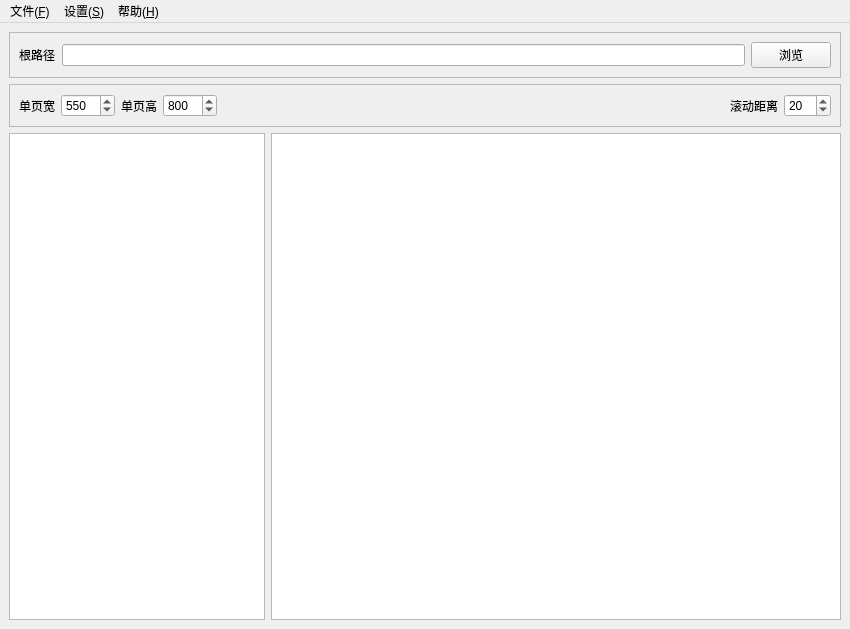
<?xml version="1.0" encoding="UTF-8"?>
<ui version="4.0">
 <class>MainWindow</class>
 <widget class="QMainWindow" name="MainWindow">
  <property name="geometry">
   <rect>
    <x>0</x>
    <y>0</y>
    <width>850</width>
    <height>629</height>
   </rect>
  </property>
  <property name="windowTitle">
   <string>MainWindow</string>
  </property>
  <widget class="QWidget" name="centralwidget">
   <layout class="QVBoxLayout" name="verticalLayout">
    <item>
     <widget class="QFrame" name="frameRootPath">
      <property name="sizePolicy">
       <sizepolicy hsizetype="Preferred" vsizetype="Preferred">
        <horstretch>0</horstretch>
        <verstretch>0</verstretch>
       </sizepolicy>
      </property>
      <property name="minimumSize">
       <size>
        <width>0</width>
        <height>0</height>
       </size>
      </property>
      <property name="maximumSize">
       <size>
        <width>16777215</width>
        <height>16777215</height>
       </size>
      </property>
      <property name="frameShape">
       <enum>QFrame::StyledPanel</enum>
      </property>
      <property name="frameShadow">
       <enum>QFrame::Raised</enum>
      </property>
      <layout class="QHBoxLayout" name="horizontalLayout_8">
       <item>
        <widget class="QLabel" name="labRootPath">
         <property name="text">
          <string>根路径</string>
         </property>
        </widget>
       </item>
       <item>
        <widget class="QLineEdit" name="editRootPath"/>
       </item>
       <item>
        <widget class="QPushButton" name="btnRootPath">
         <property name="text">
          <string>浏览</string>
         </property>
        </widget>
       </item>
      </layout>
     </widget>
    </item>
    <item>
     <widget class="QFrame" name="frameSetting">
      <property name="frameShape">
       <enum>QFrame::StyledPanel</enum>
      </property>
      <property name="frameShadow">
       <enum>QFrame::Raised</enum>
      </property>
      <layout class="QHBoxLayout" name="horizontalLayout_2">
       <item>
        <widget class="QLabel" name="labelPageWidth">
         <property name="text">
          <string>单页宽</string>
         </property>
        </widget>
       </item>
       <item>
        <widget class="QSpinBox" name="spinBoxPageWidth">
         <property name="minimum">
          <number>100</number>
         </property>
         <property name="maximum">
          <number>3000</number>
         </property>
         <property name="value">
          <number>550</number>
         </property>
        </widget>
       </item>
       <item>
        <widget class="QLabel" name="labelPageHeight">
         <property name="text">
          <string>单页高</string>
         </property>
        </widget>
       </item>
       <item>
        <widget class="QSpinBox" name="spinBoxPageHeight">
         <property name="minimum">
          <number>100</number>
         </property>
         <property name="maximum">
          <number>3000</number>
         </property>
         <property name="value">
          <number>800</number>
         </property>
        </widget>
       </item>
       <item>
        <spacer name="horizontalSpacer">
         <property name="orientation">
          <enum>Qt::Horizontal</enum>
         </property>
         <property name="sizeHint" stdset="0">
          <size>
           <width>40</width>
           <height>20</height>
          </size>
         </property>
        </spacer>
       </item>
       <item>
        <widget class="QLabel" name="labelScrollDistance">
         <property name="text">
          <string>滚动距离</string>
         </property>
        </widget>
       </item>
       <item>
        <widget class="QSpinBox" name="spinBoxScrollDistance">
         <property name="maximum">
          <number>500</number>
         </property>
         <property name="value">
          <number>20</number>
         </property>
        </widget>
       </item>
      </layout>
     </widget>
    </item>
    <item>
     <layout class="QHBoxLayout" name="horizontalLayout" stretch="0,1">
      <item>
       <widget class="QTreeView" name="treeView"/>
      </item>
      <item>
       <widget class="QListView" name="listView"/>
      </item>
     </layout>
    </item>
   </layout>
  </widget>
  <widget class="QMenuBar" name="menubar">
   <property name="geometry">
    <rect>
     <x>0</x>
     <y>0</y>
     <width>850</width>
     <height>23</height>
    </rect>
   </property>
   <widget class="QMenu" name="menu_F">
    <property name="title">
     <string>文件(&amp;F)</string>
    </property>
    <addaction name="separator"/>
    <addaction name="action_C"/>
   </widget>
   <widget class="QMenu" name="menu_H">
    <property name="title">
     <string>帮助(&amp;H)</string>
    </property>
    <addaction name="action_A"/>
   </widget>
   <widget class="QMenu" name="menu_S">
    <property name="title">
     <string>设置(&amp;S)</string>
    </property>
   </widget>
   <addaction name="menu_F"/>
   <addaction name="menu_S"/>
   <addaction name="menu_H"/>
  </widget>
  <action name="action_C">
   <property name="text">
    <string>关闭退出(&amp;C)</string>
   </property>
  </action>
  <action name="action_A">
   <property name="text">
    <string>关于(&amp;A)</string>
   </property>
  </action>
 </widget>
 <resources/>
 <connections/>
</ui>
